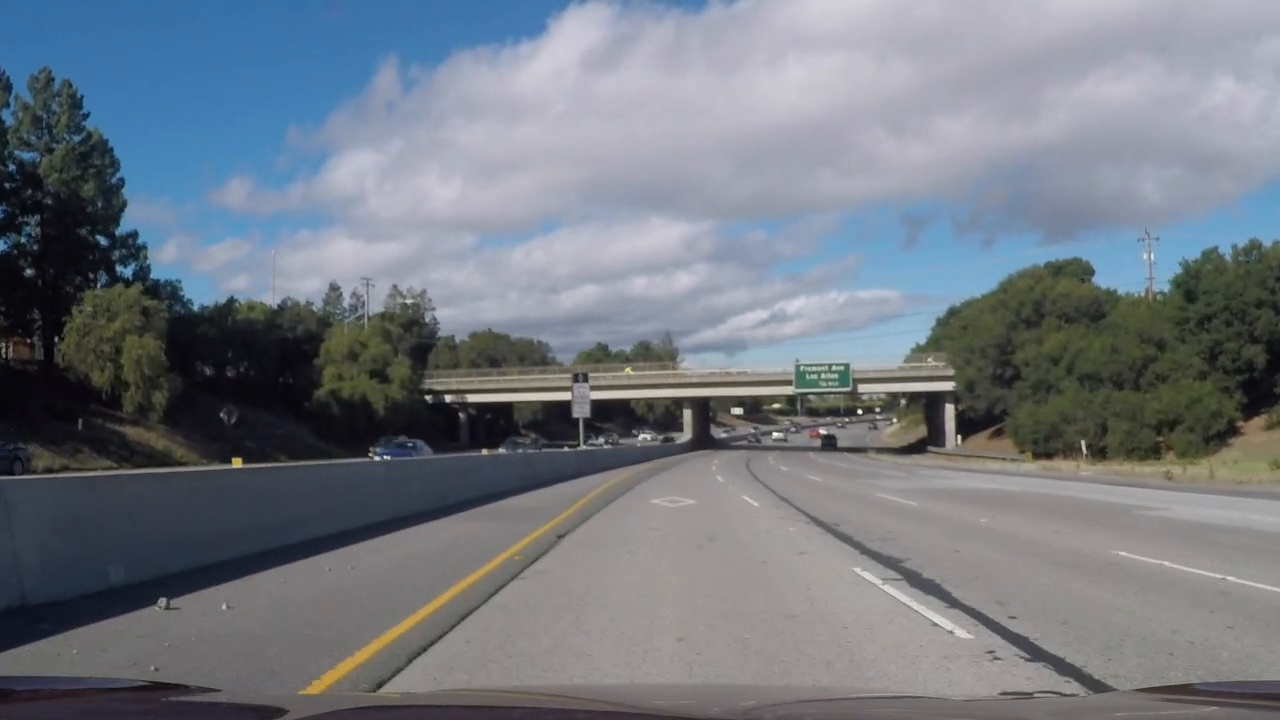
#> input picture LaneFinder/test_images/challenge_video.mp4_tarmac_edge_separates.jpg, 1280 x 720 px, found by its file name
$ python transformations.py
#> lines starting #> are read from the running program, lines starting #| are printed output that depends on the picture
import numpy as np
import cv2

class Perspective:
    def __init__(self, psource, pdest, src_size=(1280, 720), dst_size=(128, 256)):
        # Define source and destination image sizes
        self.dst_size = dst_size
        self.src_size = src_size
        self.src_points = psource
        self.dst_points = pdest
        # Compute perspective transform
        self.M = cv2.getPerspectiveTransform(psource, pdest)
        # Compute inverse perspective transform
        self.Minv = cv2.getPerspectiveTransform(pdest, psource)

    def apply(self, image):
        """Transformation from source to destination perspective.
        :param image: Non-warped image
        :return warped_image. """

        warped = cv2.warpPerspective(image, self.M, self.dst_size,
                                     flags=cv2.INTER_LINEAR)
        return warped

    def apply_inverse(self, image):
        """Transformation from destination to source perspective.
        :param image: warped image
        :return non-warped image. """
        # Inverse perspective transformation
        non_warped = cv2.warpPerspective(image, self.Minv, self.src_size,
                                     flags=cv2.INTER_LINEAR)
        return non_warped

if __name__ == "__main__":
    pass
    # Define image sizes
    input_image_size = (1280, 720)
    warped_image_size = (256, 512)

    # Define Perspective transformation
    yt = 460  # Y-top
    yb = 670  # Y-bottom
    src = np.array([[710, yt],  # Top-Right
                    [1080, yb],  # Bottom-Right
                    [200, yb],  # Bottom-Left
                    [569, yt]],  # Top-Left
                   dtype=np.float32)

    dst = np.array(
        [[warped_image_size[0] * 0.8, warped_image_size[1] * 0],   # * 0.1
         [warped_image_size[0] * 0.8, warped_image_size[1]],       # * 0.9
         [warped_image_size[0] * 0.2, warped_image_size[1]],       # * 0.9
         [warped_image_size[0] * 0.2, warped_image_size[1] * 0]],  # * 0.1
        dtype=np.float32)

    image = cv2.imread('./test_images/challenge_video.mp4_tarmac_edge_separates.jpg')
#> image is the input picture: shape (720, 1280, 3); mean B, G, R 130, 121.2, 114.5
    #image = cv2.imread(
    #    './test_images/project_video.mp4_border_of_dark_and_bright_road.jpg')
    image_rgb = cv2.cvtColor(image, cv2.COLOR_BGR2RGB)
    gray = cv2.cvtColor(image, cv2.COLOR_BGR2GRAY)
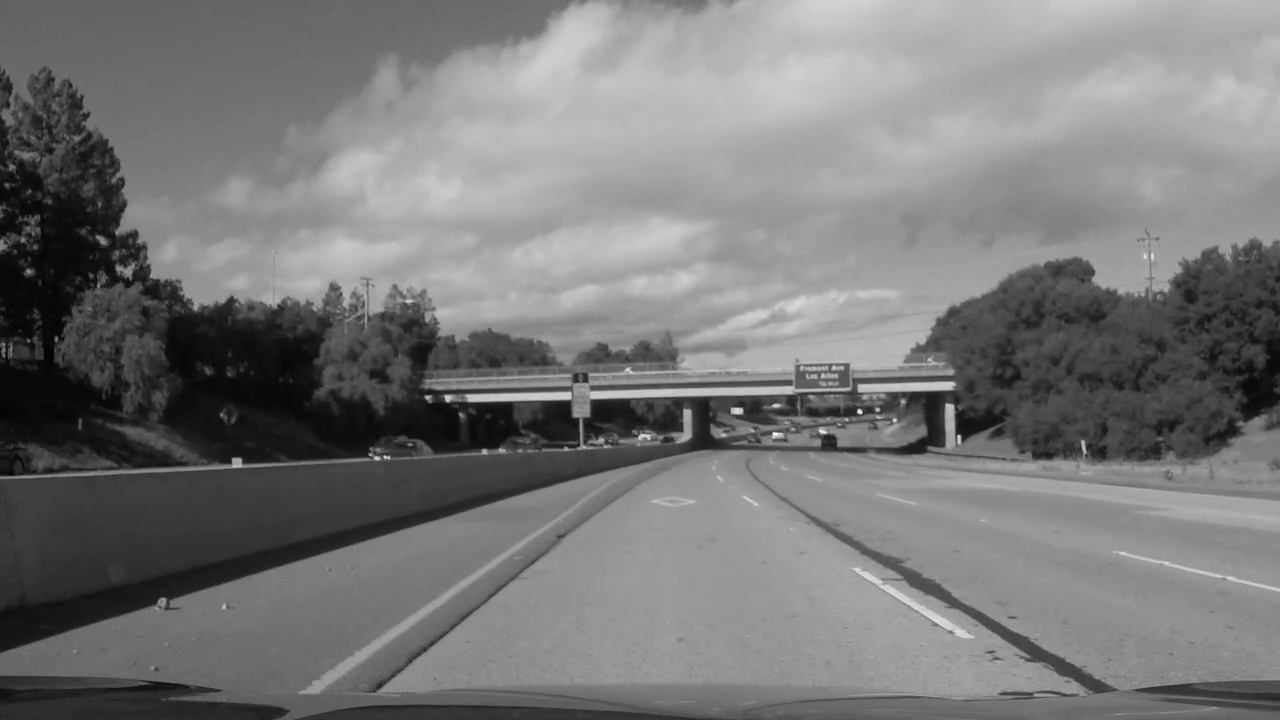
#> gray: shape (720, 1280); min 0, max 255, mean 120.2

    pt = Perspective(src, dst, input_image_size, warped_image_size)
    warped = pt.apply(image)
#> in apply, `warped = cv2.warpPerspective(image, self.M, self.dst_size, flags=cv2.I..`:
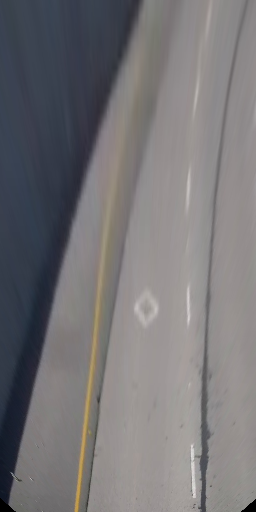
#> warped: shape (512, 256, 3); mean B, G, R 118.4, 116, 117.8
    cv2.imshow('image', warped)
    cv2.waitKey(5000)
    non_warped = pt.apply_inverse(warped)
#> in apply_inverse, `non_warped = cv2.warpPerspective(image, self.Minv, self.src_size, flag..`:
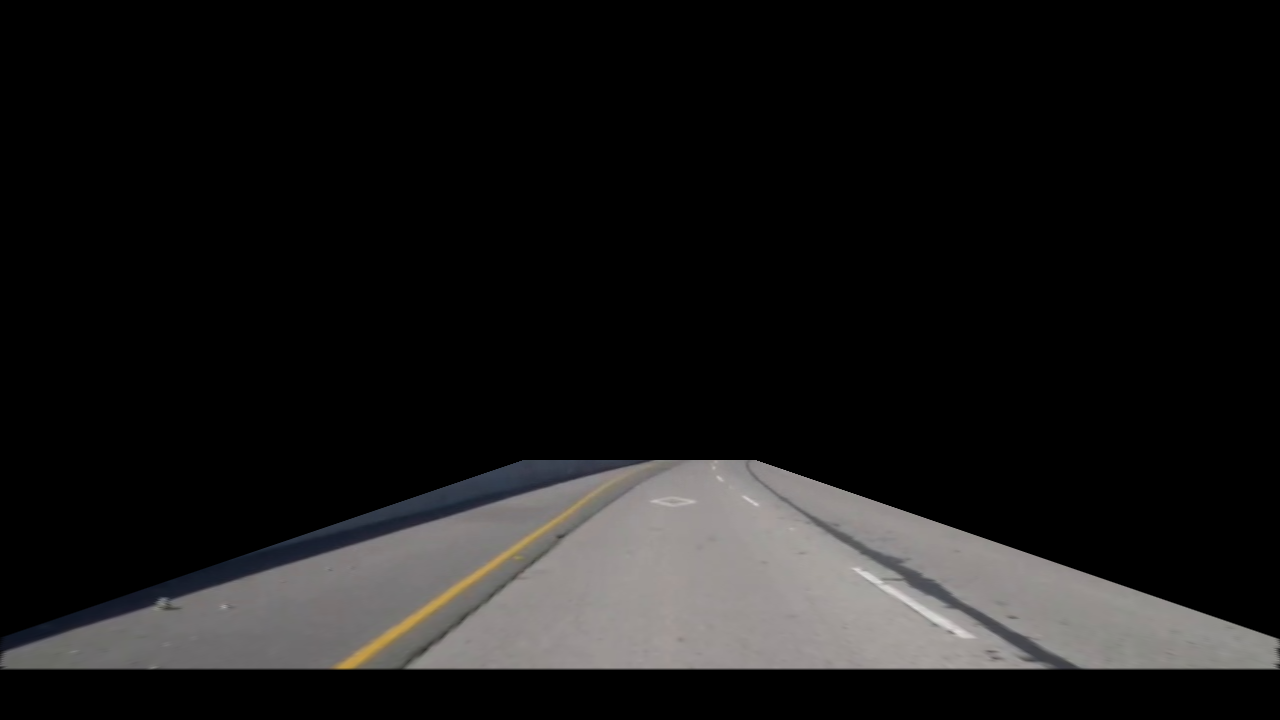
#> non_warped: shape (720, 1280, 3); mean B, G, R 24.1, 24.3, 24.9
    cv2.imshow('image', non_warped)
    cv2.waitKey(5000)
    # import matplotlib.pyplot as plt
    # plt.imshow(gradx, cmap='gray')

    cv2.destroyWindow('image')

$ run again, with LaneFinder/test_images/project_video.mp4_border_of_dark_and_bright_road.jpg copied over LaneFinder/test_images/challenge_video.mp4_tarmac_edge_separates.jpg
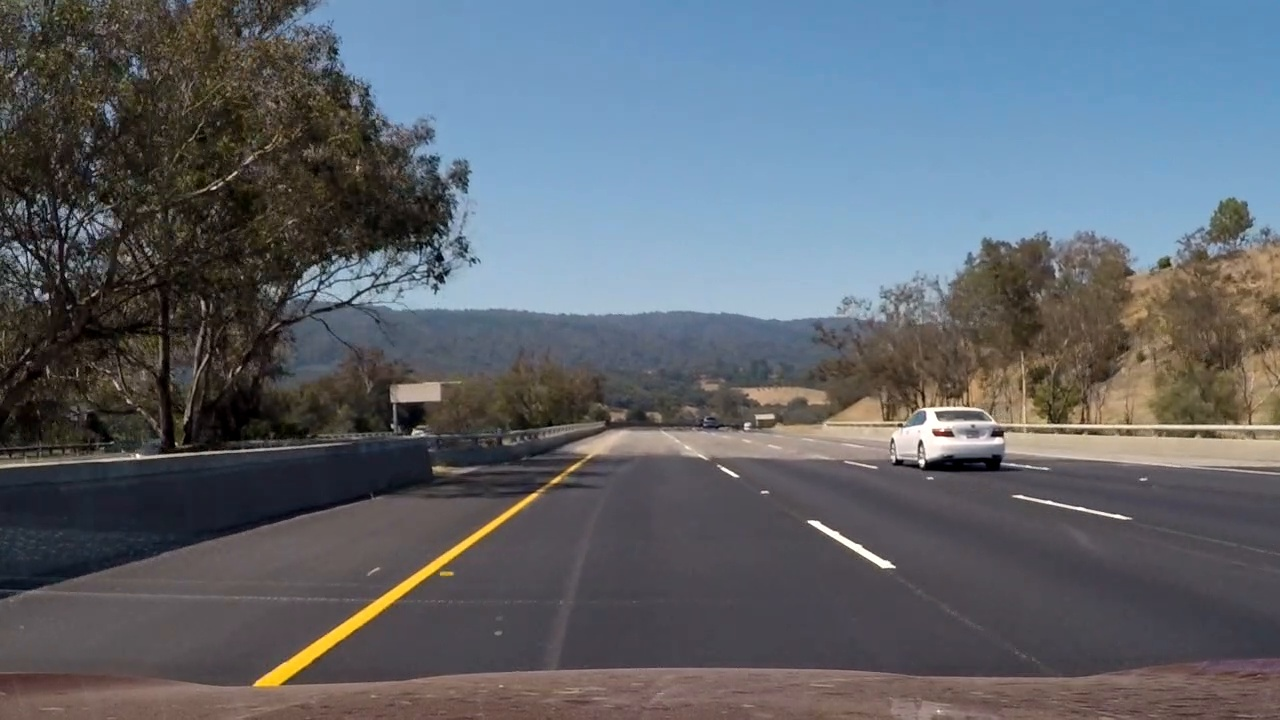
#> input picture LaneFinder/test_images/project_video.mp4_border_of_dark_and_bright_road.jpg, 1280 x 720 px, found by its file name
#> image is the input picture: shape (720, 1280, 3); mean B, G, R 108.1, 100.6, 94.8
#> in apply, `warped = cv2.warpPerspective(image, self.M, self.dst_size, flags=cv2.I..`:
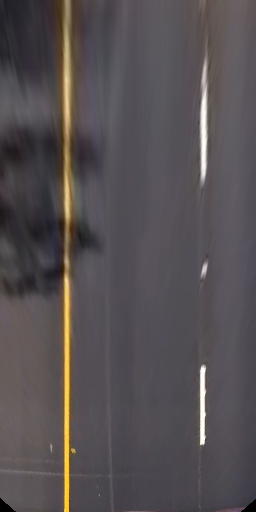
#> warped: shape (512, 256, 3); mean B, G, R 82.2, 79.8, 85.7
#> in apply_inverse, `non_warped = cv2.warpPerspective(image, self.Minv, self.src_size, flag..`:
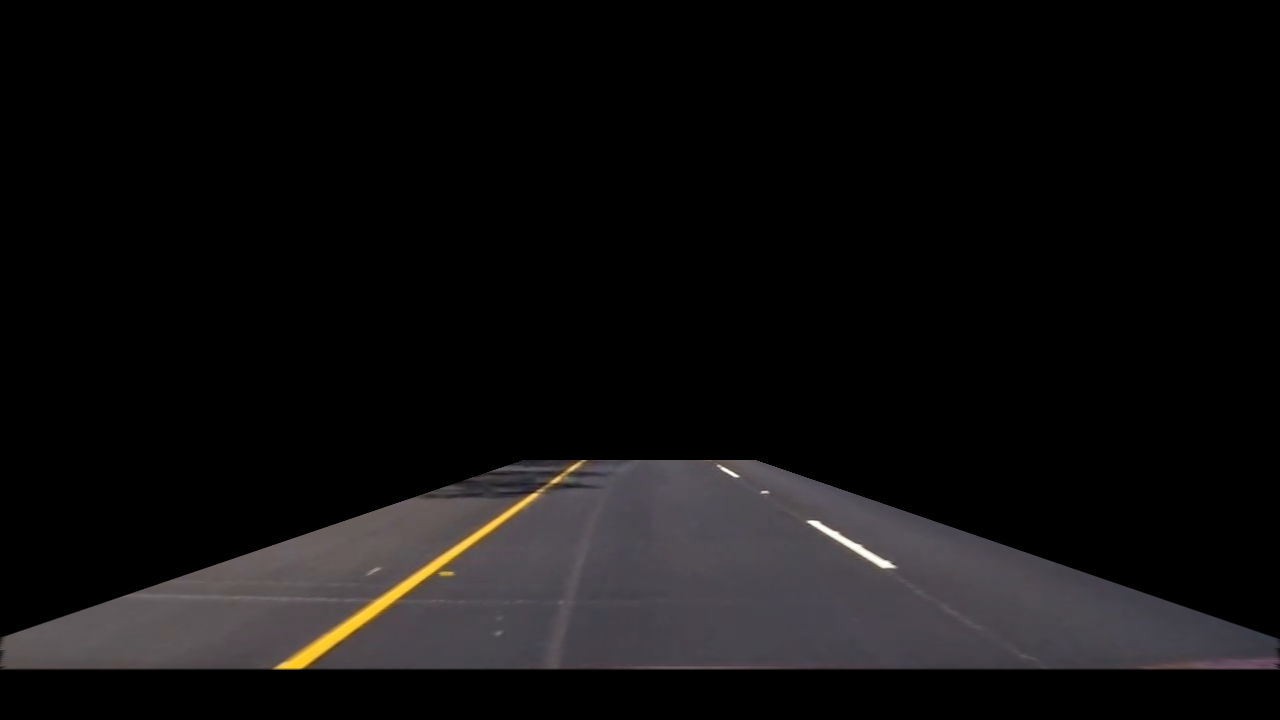
#> non_warped: shape (720, 1280, 3); mean B, G, R 15.2, 14.9, 16
